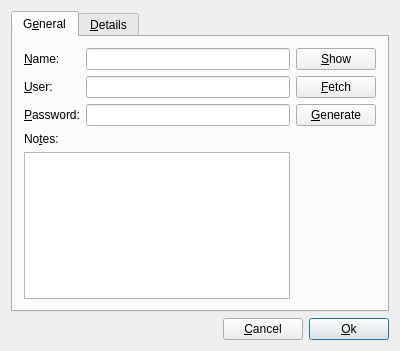
<?xml version="1.0" encoding="UTF-8"?>
<ui version="4.0">
 <class>PwordEditDlg</class>
 <widget class="QDialog" name="PwordEditDlg">
  <property name="geometry">
   <rect>
    <x>0</x>
    <y>0</y>
    <width>400</width>
    <height>351</height>
   </rect>
  </property>
  <property name="sizePolicy">
   <sizepolicy hsizetype="Fixed" vsizetype="Fixed">
    <horstretch>0</horstretch>
    <verstretch>0</verstretch>
   </sizepolicy>
  </property>
  <property name="minimumSize">
   <size>
    <width>400</width>
    <height>350</height>
   </size>
  </property>
  <property name="windowTitle">
   <string>Edit Password</string>
  </property>
  <layout class="QVBoxLayout">
   <item>
    <widget class="QTabWidget" name="tabWidget">
     <widget class="QWidget" name="tab">
      <attribute name="title">
       <string>G&amp;eneral</string>
      </attribute>
      <layout class="QHBoxLayout">
       <item>
        <layout class="QVBoxLayout">
         <item>
          <layout class="QGridLayout">
           <item row="2" column="1">
            <widget class="QLineEdit" name="passwordEdit">
             <property name="echoMode">
              <enum>QLineEdit::Password</enum>
             </property>
            </widget>
           </item>
           <item row="0" column="0">
            <widget class="QLabel" name="textLabel1">
             <property name="text">
              <string>&amp;Name:</string>
             </property>
             <property name="wordWrap">
              <bool>false</bool>
             </property>
             <property name="buddy">
              <cstring>nameEdit</cstring>
             </property>
            </widget>
           </item>
           <item row="1" column="0">
            <widget class="QLabel" name="textLabel2">
             <property name="text">
              <string>&amp;User:</string>
             </property>
             <property name="wordWrap">
              <bool>false</bool>
             </property>
             <property name="buddy">
              <cstring>userEdit</cstring>
             </property>
            </widget>
           </item>
           <item row="2" column="0">
            <widget class="QLabel" name="textLabel3">
             <property name="text">
              <string>&amp;Password:</string>
             </property>
             <property name="wordWrap">
              <bool>false</bool>
             </property>
             <property name="buddy">
              <cstring>passwordEdit</cstring>
             </property>
            </widget>
           </item>
           <item row="1" column="1">
            <widget class="QLineEdit" name="userEdit"/>
           </item>
           <item row="0" column="1">
            <widget class="QLineEdit" name="nameEdit"/>
           </item>
          </layout>
         </item>
         <item>
          <layout class="QVBoxLayout">
           <item>
            <widget class="QLabel" name="textLabel4">
             <property name="text">
              <string>No&amp;tes:</string>
             </property>
             <property name="wordWrap">
              <bool>false</bool>
             </property>
             <property name="buddy">
              <cstring>notesEdit</cstring>
             </property>
            </widget>
           </item>
           <item>
            <widget class="QTextEdit" name="notesEdit"/>
           </item>
          </layout>
         </item>
        </layout>
       </item>
       <item>
        <layout class="QVBoxLayout">
         <item>
          <widget class="QPushButton" name="showButton">
           <property name="text">
            <string>&amp;Show</string>
           </property>
           <property name="shortcut">
            <string>Alt+S</string>
           </property>
          </widget>
         </item>
         <item>
          <widget class="QPushButton" name="fetchButton">
           <property name="text">
            <string>&amp;Fetch</string>
           </property>
           <property name="shortcut">
            <string>Alt+F</string>
           </property>
          </widget>
         </item>
         <item>
          <widget class="QPushButton" name="genButton">
           <property name="text">
            <string>&amp;Generate</string>
           </property>
           <property name="shortcut">
            <string>Alt+G</string>
           </property>
          </widget>
         </item>
         <item>
          <spacer name="spacer4_2">
           <property name="orientation">
            <enum>Qt::Vertical</enum>
           </property>
           <property name="sizeType">
            <enum>QSizePolicy::Expanding</enum>
           </property>
           <property name="sizeHint" stdset="0">
            <size>
             <width>20</width>
             <height>119</height>
            </size>
           </property>
          </spacer>
         </item>
        </layout>
       </item>
      </layout>
     </widget>
     <widget class="QWidget" name="tab">
      <attribute name="title">
       <string>&amp;Details</string>
      </attribute>
      <layout class="QVBoxLayout">
       <item>
        <widget class="QLabel" name="createdOnLabel">
         <property name="text">
          <string>Created on: %1</string>
         </property>
         <property name="wordWrap">
          <bool>false</bool>
         </property>
        </widget>
       </item>
       <item>
        <widget class="QLabel" name="accessedOnLabel">
         <property name="text">
          <string>Accessed on: %1</string>
         </property>
         <property name="wordWrap">
          <bool>false</bool>
         </property>
        </widget>
       </item>
       <item>
        <widget class="QLabel" name="modifiedOnLabel">
         <property name="text">
          <string>Modified on: %1</string>
         </property>
         <property name="wordWrap">
          <bool>false</bool>
         </property>
        </widget>
       </item>
       <item>
        <widget class="QLabel" name="lifetimeLabel">
         <property name="text">
          <string>Lifetime: %1</string>
         </property>
         <property name="wordWrap">
          <bool>false</bool>
         </property>
        </widget>
       </item>
       <item>
        <widget class="QLabel" name="uuidLabel">
         <property name="text">
          <string>UUID: %1</string>
         </property>
         <property name="wordWrap">
          <bool>false</bool>
         </property>
        </widget>
       </item>
      </layout>
     </widget>
    </widget>
   </item>
   <item>
    <layout class="QHBoxLayout">
     <item>
      <spacer name="spacer5">
       <property name="orientation">
        <enum>Qt::Horizontal</enum>
       </property>
       <property name="sizeType">
        <enum>QSizePolicy::Expanding</enum>
       </property>
       <property name="sizeHint" stdset="0">
        <size>
         <width>248</width>
         <height>20</height>
        </size>
       </property>
      </spacer>
     </item>
     <item>
      <widget class="QPushButton" name="cancelButton">
       <property name="text">
        <string>&amp;Cancel</string>
       </property>
       <property name="icon">
        <iconset resource="../resources.qrc">
         <normaloff>:/images/button_cancel.png</normaloff>:/images/button_cancel.png</iconset>
       </property>
       <property name="shortcut">
        <string>Alt+C</string>
       </property>
      </widget>
     </item>
     <item>
      <widget class="QPushButton" name="okButton">
       <property name="text">
        <string>&amp;Ok</string>
       </property>
       <property name="icon">
        <iconset resource="../resources.qrc">
         <normaloff>:/images/button_ok.png</normaloff>:/images/button_ok.png</iconset>
       </property>
       <property name="shortcut">
        <string>Alt+O</string>
       </property>
       <property name="default">
        <bool>true</bool>
       </property>
      </widget>
     </item>
    </layout>
   </item>
  </layout>
 </widget>
 <layoutdefault spacing="6" margin="11"/>
 <pixmapfunction>qPixmapFromMimeSource</pixmapfunction>
 <customwidgets>
  <customwidget>
   <class>Q3Frame</class>
   <extends>QFrame</extends>
   <header>Qt3Support/Q3Frame</header>
   <container>1</container>
  </customwidget>
  <customwidget>
   <class>Q3TextEdit</class>
   <extends>Q3Frame</extends>
   <header>q3textedit.h</header>
  </customwidget>
 </customwidgets>
 <tabstops>
  <tabstop>nameEdit</tabstop>
  <tabstop>userEdit</tabstop>
  <tabstop>passwordEdit</tabstop>
  <tabstop>notesEdit</tabstop>
  <tabstop>showButton</tabstop>
  <tabstop>fetchButton</tabstop>
  <tabstop>genButton</tabstop>
  <tabstop>cancelButton</tabstop>
  <tabstop>okButton</tabstop>
  <tabstop>tabWidget</tabstop>
 </tabstops>
 <includes>
  <include location="global">time.h</include>
 </includes>
 <resources>
  <include location="../resources.qrc"/>
 </resources>
 <connections>
  <connection>
   <sender>cancelButton</sender>
   <signal>clicked()</signal>
   <receiver>PwordEditDlg</receiver>
   <slot>reject()</slot>
   <hints>
    <hint type="sourcelabel">
     <x>20</x>
     <y>20</y>
    </hint>
    <hint type="destinationlabel">
     <x>20</x>
     <y>20</y>
    </hint>
   </hints>
  </connection>
  <connection>
   <sender>okButton</sender>
   <signal>clicked()</signal>
   <receiver>PwordEditDlg</receiver>
   <slot>accept()</slot>
   <hints>
    <hint type="sourcelabel">
     <x>20</x>
     <y>20</y>
    </hint>
    <hint type="destinationlabel">
     <x>20</x>
     <y>20</y>
    </hint>
   </hints>
  </connection>
  <connection>
   <sender>showButton</sender>
   <signal>clicked()</signal>
   <receiver>PwordEditDlg</receiver>
   <slot>togglePassword()</slot>
   <hints>
    <hint type="sourcelabel">
     <x>20</x>
     <y>20</y>
    </hint>
    <hint type="destinationlabel">
     <x>20</x>
     <y>20</y>
    </hint>
   </hints>
  </connection>
  <connection>
   <sender>fetchButton</sender>
   <signal>clicked()</signal>
   <receiver>PwordEditDlg</receiver>
   <slot>fetchPassword()</slot>
   <hints>
    <hint type="sourcelabel">
     <x>20</x>
     <y>20</y>
    </hint>
    <hint type="destinationlabel">
     <x>20</x>
     <y>20</y>
    </hint>
   </hints>
  </connection>
  <connection>
   <sender>genButton</sender>
   <signal>clicked()</signal>
   <receiver>PwordEditDlg</receiver>
   <slot>genPassword()</slot>
   <hints>
    <hint type="sourcelabel">
     <x>20</x>
     <y>20</y>
    </hint>
    <hint type="destinationlabel">
     <x>20</x>
     <y>20</y>
    </hint>
   </hints>
  </connection>
 </connections>
</ui>
